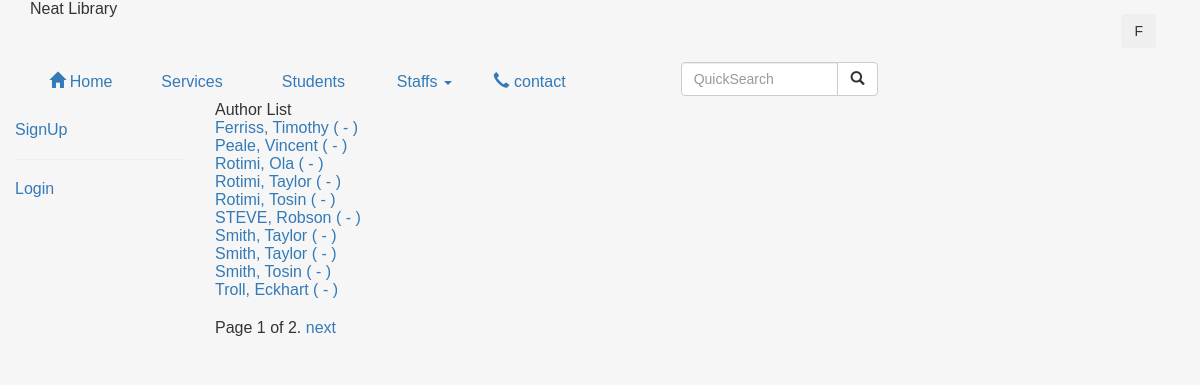
Screenshot of /catalog/authors/ with the database file from the repository.
### catalog/models.py (models this page shows, shortened)
class Author(models.Model):
	first_name = models.CharField(max_length = 100)
	surname = models.CharField(max_length = 200)
	D_O_B = models.DateField(null = True, blank = True)
	D_O_D = models.DateField('died', null = True, blank = True)
	class Meta:
		ordering = ["surname", "first_name"]
	def get_absolute_url(self):
		return reverse ('author-detail', args = [str(self.id)])
	def __str__(self):
		return '{0}, {1}'.format(self.surname, self.first_name)

### catalog/views.py (the view)
# urls.py: path('authors/', views.AuthorListView.as_view(), name='authors'),
class AuthorListView(generic.ListView):
    model = Author
    paginate_by = 10

### catalog/templates/catalog/author_list.html
{% extends "base_generic.html" %}
{% block content %}
<h1>Author List</h1>
{% if author_list %}
  <ul>
  {% for author in author_list %}
    <li>
      <a href="{{ author.get_absolute_url }}">
      {{ author }} ({{author.date_of_birth}} - {% if author.date_of_death %}{{author.date_of_death}}{% endif %})
      </a>
    </li>
  {% endfor %}
 </ul>
{% else %}
  <p>There are no authors available.</p>
{% endif %}
{% endblock %}

### templates/public_library-web_Free10-11-2017_593210999/web/css/style.css (style rules this page uses)
html,body,div,span,applet,object,iframe,h1,h2,h3,h4,h5,h6,p,blockquote,pre,a,abbr,acronym,address,big,cite,code,del,dfn,em,img,ins,kbd,q,s,samp,small,strike,strong,sub,sup,tt,var,b,u,i,dl,dt,dd,ol,nav ul,nav li,fieldset,form,label,legend,table,caption,tbody,tfoot,thead,tr,th,td,article,aside,canvas,details,embed,figure,figcaption,footer,header,hgroup,menu,nav,output,ruby,section,summary,time,mark,audio,video { margin:0;padding:0;border:0;font-size:100%;font:inherit;vertical-align:baseline; }
ol,ul { list-style:none;margin:0;padding:0; }
a { text-decoration:none; }
body { background-color: #f6f6f6; font-family: Arial, Geneva,Helvetica, sans-serif; font-size: 100%; }

### rows the page displays
Author: surname+first_name "Ferriss, Timothy"
Author: surname+first_name "Peale, Vincent"
Author: surname+first_name "Rotimi, Ola"
Author: surname+first_name "Rotimi, Taylor"
Author: surname+first_name "Rotimi, Tosin"
Author: surname+first_name "STEVE, Robson"
Author: surname+first_name "Smith, Taylor"
Author: surname+first_name "Smith, Taylor"
Author: surname+first_name "Smith, Tosin"
Author: surname+first_name "Troll, Eckhart"

### other values shown
{{ page_obj.number }} "1"
{{ page_obj.paginator.num_pages }} "2"
